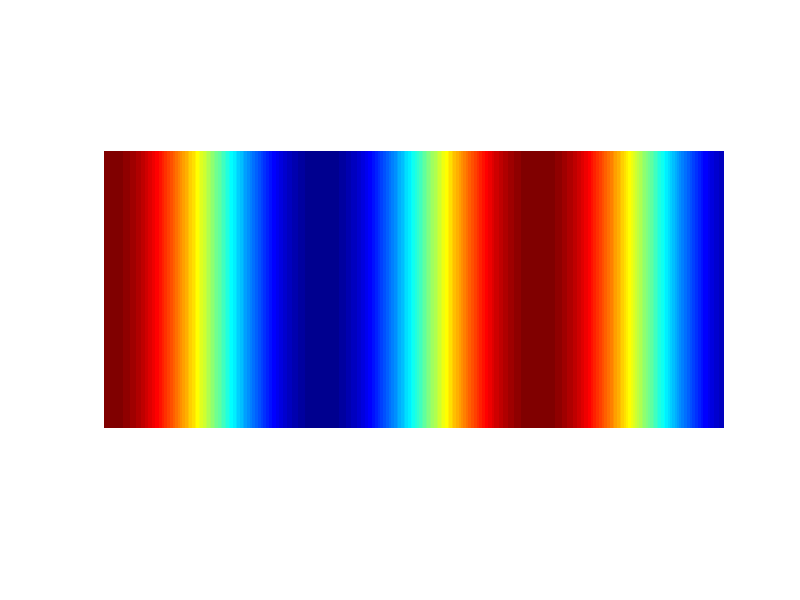
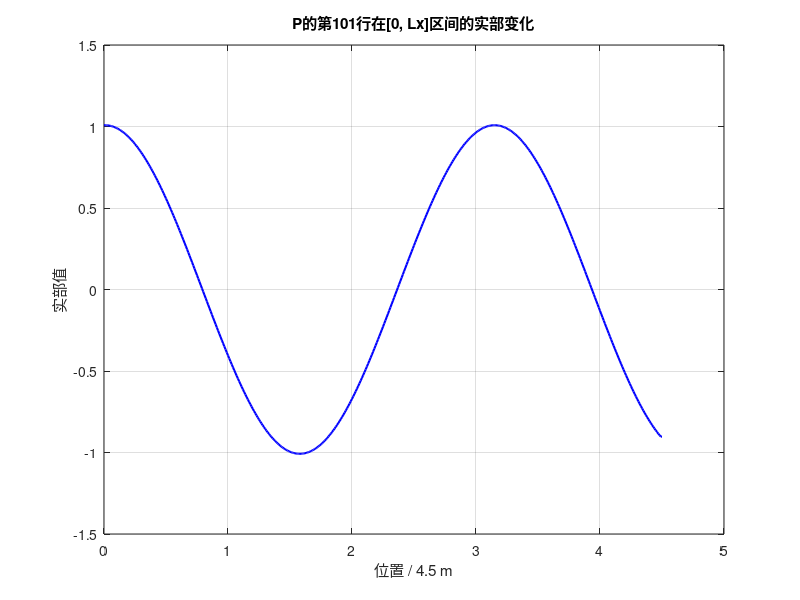

Write MATLAB code to recreate these figures, in order.
%% 参数设置
Lx = 4.5;
Ly = 2;
nelx = 450;
h = Lx/nelx;
nely = Ly/h;


alpha = 7;
% E = 1000; % 固体的杨氏模量
% Ev = E/10^(alpha-1); % 搭配固体的虚拟的杨氏模量
% nu = 0.3; % 固体的泊松比
% rhos = 1; % 固体的密度
% rhosv = rhos/10^alpha; % 搭配固体的虚拟的密度

kappa = 1; % 气体的体积模量
kappav = kappa*10^alpha; % 搭配气体的虚拟的体积模量
rhoa = 1; % 气体的密度，待确定
rhoav = rhoa*10^(alpha-1); % 搭配气体的虚拟的密度

q = 1; % RAMP插值的参数
omega = 2;
k = 2; % 似乎是波数，等于omega/c_a
pin = 1;

%% 设计变量的初始化

% volfrac = 0.55; % 体积分数，也决定了初始解

x = zeros(nely, nelx);   % 初始化全0矩阵
% x(:,nelxs*4+1:nelxs*5) = volfrac;    % 将中间25列的值设为0.55
xPhys = x;  % 过滤和Heaviside投影在之后补充
% xPhyss = xPhys(:,nelxs*4+1:nelxs*5); %把中间部分取出来
% imagesc(1-x); colormap(gray); clim([0 1]); axis equal; axis off;  % 测试代码

%% 物理场的编号
% 声压场的编号，整个区域的声压场都需要计算，一共(nely+1)*(nelx+1)个节点，也是这么多自由度
% P = zeros((nely+1)*(nelx+1),1); % 用于存储声压场的自由度
nodenrsa = reshape(1:(1+nelx)*(1+nely),1+nely,1+nelx); % 给(nely+1)*(nelx+1)个节点编号
edofVeca = reshape(nodenrsa(1:end-1,1:end-1)+nely+1,nelx*nely,1); % 记录每个单元的右上节点的编号
edofMata = repmat(edofVeca,1,4)+repmat([0 -nely-1 -nely 1],nelx*nely,1); % 记录每个单元的四个声压自由度的编号
% 以上这部分在纯声学计算特征频率的代码中用过，所以应该是没错的

% 位移场的编号，中间区域的位移场需要计算，一共(nely+1)*(nelxs+1)个节点，二倍的自由度
% U = zeros(2*(nely+1)*(nelxs+1),1); % 用于存储位移场的自由度
% nodenrss = reshape(1:(1+nelxs)*(1+nely),1+nely,1+nelxs); % 给(nely+1)*(nelx+1)个节点编号
% edofVecs = reshape(2*nodenrss(1:end-1,1:end-1)+1,nelxs*nely,1); % 记录每个单元的左下节点的编号
% edofMats = repmat(edofVecs,1,8)+repmat([0 1 2*nely+[2 3 0 1] -2 -1],nelxs*nely,1); % 记录每个单元的八个位移自由度的编号
% 以上这部分在纯力学的代码中用过很多次了，所以应该是没错的

%% 局部矩阵的计算
% 纯声学部分
Kae = [4 -1 -2 -1; -1 4 -1 -2; -2 -1 4 -1; -1 -2 -1 4]/6;
Mae = h^2*[4 2 1 2; 2 4 2 1; 1 2 4 2; 2 1 2 4]/36;

iIndexaa = reshape(kron(edofMata,ones(4,1))',16*nelx*nely,1);
jIndexaa = reshape(kron(edofMata,ones(1,4))',16*nelx*nely,1);
% 以上这部分在纯声学计算特征频率的代码中用过，所以应该是没错的

Mle = h*[2 0 0 1;0 0 0 0;0 0 0 0;1 0 0 2]/6;
Mre = h*[0 0 0 0;0 2 1 0;0 1 2 0;0 0 0 0]/6;
iIndexl = reshape(kron(edofMata(1:nely, :),ones(4,1))',16*nely,1);
jIndexl = reshape(kron(edofMata(1:nely, :),ones(1,4))',16*nely,1);
iIndexr = reshape(kron(edofMata((nelx-1)*nely+1:nelx*nely, :),ones(4,1))',16*nely,1);
jIndexr = reshape(kron(edofMata((nelx-1)*nely+1:nelx*nely, :),ones(1,4))',16*nely,1);
% 这部分比较简单，感觉不会错

% 纯力学部分
% A11 = [12  3 -6 -3;  3 12  3  0; -6  3 12 -3; -3  0 -3 12];
% A12 = [-6 -3  0  3; -3 -6 -3 -6;  0 -3 -6  3;  3 -6  3 -6];
% B11 = [-4  3 -2  9;  3 -4 -9  4; -2 -9 -4 -3;  9  4 -3 -4];
% B12 = [ 2 -3  4 -9; -3  2  9 -2;  4  9  2  3; -9 -2  3  2];
% Kse = 1/(1-nu^2)/24*([A11 A12;A12' A11]+nu*[B11 B12;B12' B11]);
% 
% L = [4 0 2 0; 0 4 0 2; 2 0 4 0; 0 2 0 4];
% R = [1 0 2 0; 0 1 0 2; 2 0 1 0; 0 2 0 1];
% Mse = [L R; R' L]/36;
% 
% iIndexss = reshape(kron(edofMats,ones(8,1))',64*nelxs*nely,1);
% jIndexss = reshape(kron(edofMats,ones(1,8))',64*nelxs*nely,1);
% 唯一需要检查的就是Mse是不是编对了，但他是在Mae基础上来的，大概率对


% % 声振耦合的部分
% Spe = [-2 0 0 -1; -2 -1 0 0; 0 2 1 0; -1 -2 0 0; 0 1 2 0; 0 0 2 1; -1 0 0 -2; 0 0 1 2]/6;
% Sue = Spe';
% % 这部分仔细检查验算了，应该是对的
% 
% % 给Sp用的行列指标
% iIndexp = reshape(kron(edofMats,ones(4,1))',32*nelxs*nely,1);
% jIndexp = reshape(kron(edofMata(4*nelxs*nely+1:5*nelxs*nely, :),ones(1,8))',32*nelxs*nely,1);
% % 给Su用的行列指标
% iIndexu = reshape(kron(edofMata(4*nelxs*nely+1:5*nelxs*nely, :),ones(8,1))',32*nelxs*nely,1);
% jIndexu = reshape(kron(edofMats,ones(1,4))',32*nelxs*nely,1);
% % 这部分仔细检查验算了，应该是对的

%% 全局矩阵的拼装
% 纯声学部分
sKa = reshape(Kae(:)*(1/rhoa + (1/rhoav-1/rhoa)*xPhys(:)./(1+q*(1-xPhys(:))))',16*nelx*nely,1);
sMa = reshape(Mae(:)*(1/kappa + (1/kappav-1/kappa)*xPhys(:))',16*nelx*nely,1);
% 用的是论文中的插值公式，除非我对matlab的语法理解有问题，不然不会错
Ka = sparse(iIndexaa,jIndexaa,sKa); Ka = (Ka+Ka')/2;
Ma = sparse(iIndexaa,jIndexaa,sMa); Ma = (Ma+Ma')/2;

sMl = reshape(Mle(:) * (1/rhoa + (1/rhoav - 1/rhoa) * xPhys(:,1) ./ (1 + q*(1 - xPhys(:,1))))', 16*nely, 1);
sMr = reshape(Mre(:) * (1/rhoa + (1/rhoav - 1/rhoa) * xPhys(:,nelx) ./ (1 + q*(1 - xPhys(:,nelx))))', 16*nely, 1);
% sMl = reshape(Mle(:)*(1/rhoa + (1/rhoav-1/rhoa)*repmat(xPhys(:,1), size(xPhys,2),1)./(1+q*(1-repmat(xPhys(:,1), size(xPhys,2),1))))',16*nely,1);
% sMr = reshape(Mre(:)*(1/rhoa + (1/rhoav-1/rhoa)*repmat(xPhys(:,nelx), size(xPhys,2),1)./(1+q*(1-repmat(xPhys(:,nelx), size(xPhys,2),1))))',16*nely,1);
Ml = sparse(iIndexl,jIndexl,sMl,(nely+1)*(nelx+1),(nely+1)*(nelx+1)); Ml = (Ml+Ml')/2;
Mr = sparse(iIndexr,jIndexr,sMr); Mr = (Mr+Mr')/2;
Mi = Ml+Mr;

Fa = zeros((nely+1)*(nelx+1), 1);
Fa(1:nely+1) = [(1/rhoa + (1/rhoav-1/rhoa)*xPhys(:,1)./(1+q*(1-xPhys(:,1)))); 0]/2 + [0; (1/rhoa + (1/rhoav-1/rhoa)*xPhys(:,1)./(1+q*(1-xPhys(:,1))))]/2;
Fa = h*Fa;

% % 纯力学部分
% sKs = reshape(Kse(:)*(Ev+(E-Ev)*xPhyss(:)./(1+q*(1-xPhyss(:))))',64*nelxs*nely,1);
% sMs = reshape(Mse(:)*(rhosv+(rhos-rhosv)*xPhyss(:))',64*nelxs*nely,1);
% % 用的是论文中的插值公式，除非我对matlab的语法理解有问题，不然不会错
% Ks = sparse(iIndexss,jIndexss,sKs); Ks = (Ks+Ks')/2;
% Ms = sparse(iIndexss,jIndexss,sMs); Ms = (Ms+Ms')/2;

% % 声振耦合部分
% % Sp外法向是一致的，然后他出现在等式右侧的时候自带一个负号-Sp，移到左侧会变正的
% sSp = reshape(Spe(:)*(xPhyss(:)'),32*nelxs*nely,1);
% % Su这里出负号是因为外法向冲突需要调整，实际上Su最初在等式右侧，变到左侧还会成-Su
% sSu = -reshape(Sue(:)*(xPhyss(:)'),32*nelxs*nely,1);
% 
% Sp = sparse(iIndexp,jIndexp,sSp,2*(nely+1)*(nelxs+1),(nely+1)*(nelx+1));
% Su = sparse(iIndexu,jIndexu,sSu,(nely+1)*(nelx+1),2*(nely+1)*(nelxs+1));

% % 组装大矩阵
% K = [Ka-omega^2*Ma+1i*k*Mi,-omega^2*Su;Sp,Ks-omega^2*Ms];
% 
% % 构造右侧向量
% F = [2*1i*k*pin*Fa; zeros(size(Ks, 1), 1)];
% 
% % 求解合并后的方程组 A * Q = F
% Q = K \ F;
% P = reshape(Q(1:(nely+1)*(nelx+1)),nely+1,nelx+1);

P = (Ka-omega^2*Ma+1i*k*Mi)\(2*1i*k*pin*Fa);
P = reshape(P,nely+1,nelx+1);

colormap(jet); imagesc(real(P)); axis equal; axis off; drawnow; 

disp(min(real(P(:))));

x_coords = linspace(0, Lx, nelx+1); % 生成物理坐标轴

% 假设选择中间行进行绘制
row_to_plot = round((nely + 1)/2); % 计算中间行索引
selected_row_real = real(P(row_to_plot, :)); % 提取该行的实部

% 创建新图形窗口并绘制曲线
figure;
plot(x_coords, selected_row_real, 'b-', 'LineWidth', 1.5); % 关键修改：用x_coords替换列索引
xlabel(['位置 / ', num2str(Lx), ' m']); % 显示物理单位和区间范围
ylabel('实部值');
title(['P的第', num2str(row_to_plot), '行在[0, Lx]区间的实部变化']);
grid on;

% 下一步计划,把其他变量都恢复,求解大矩阵，但是中间还都是空气，检查大矩阵跟提取有没有问题。
% 再下一步计划， 给中间加一个小扰动，做正向计算。
% 再下一步计划，找一些声振耦合的benchmark，也不是benchmark，就是得有个对比的，要么解析解，要么仿真解。
% 考虑做一下纯振动，加深一下对振动的理解